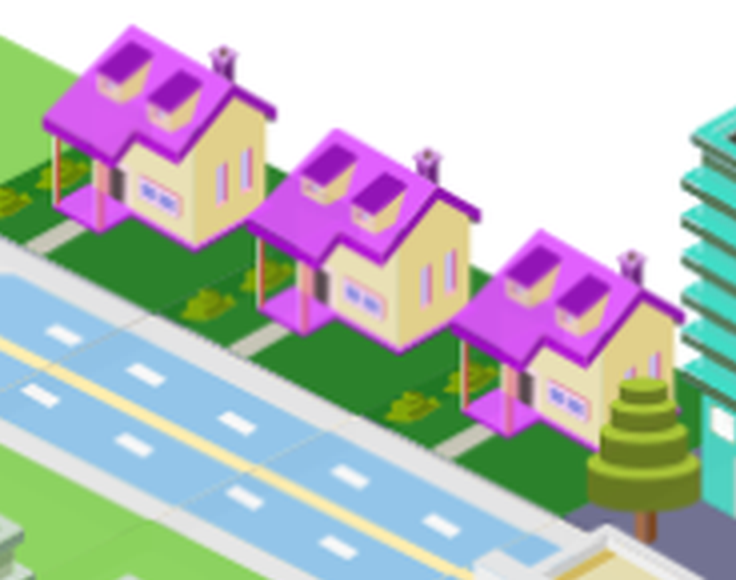
#> input picture runs/city/fractal/east-purple-housing/target.png, 736 x 580 px
$ python compare.py round5-continuity.png
#> lines starting #> are read from the running program, lines starting #| are printed output that depends on the picture; pictures that were not available may be replaced by others from this repository, and a replacement may not be noted
from PIL import Image, ImageDraw
from pathlib import Path
import sys
P=Path(__file__).resolve().parent
r=sys.argv[1]
a=Image.open(P/'target.png').convert('RGB');b=Image.open(P/(r+'.png')).convert('RGB')
#> further down, a is the input picture: PIL image 736x580 RGB; mean R, G, B 183.4, 188.9, 187.9
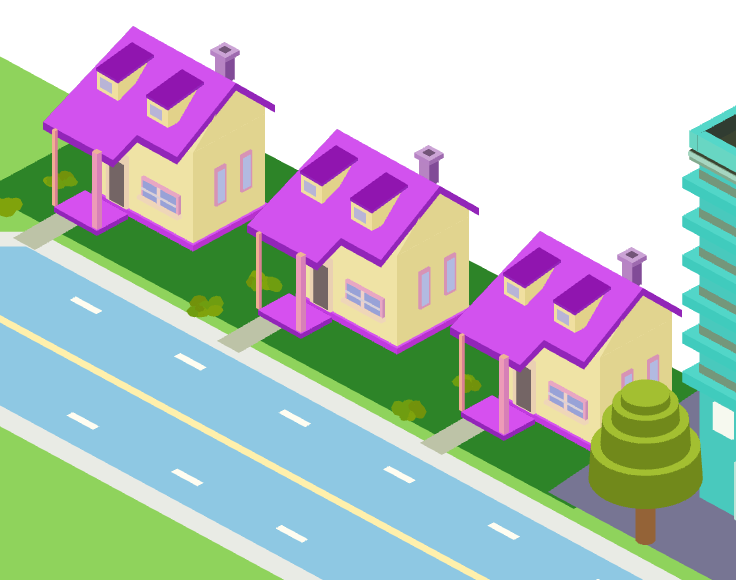
#> input picture runs/city/fractal/east-purple-housing/round5-continuity.png, 736 x 580 px, given in place of round5-continuity.png.png, which was not available
#> further down, b is the input picture: PIL image 736x580 RGB; mean R, G, B 182.2, 193, 189.5
assert a.size==b.size==(736,580)
c=Image.new('RGB',(1472,604),'white');c.paste(a,(0,24));c.paste(b,(736,24));d=ImageDraw.Draw(c);d.text((6,5),'target (4x)',fill='black');d.text((742,5),r+' locked camera (4x)',fill='black');c.save(P/(r+'-compare.png'))
#> after `c = Image.new('RGB', (1472, 604), 'white')`: c: PIL image 1472x604 RGB; every value is 255
#> after `c.paste(a, (0, 24))`:
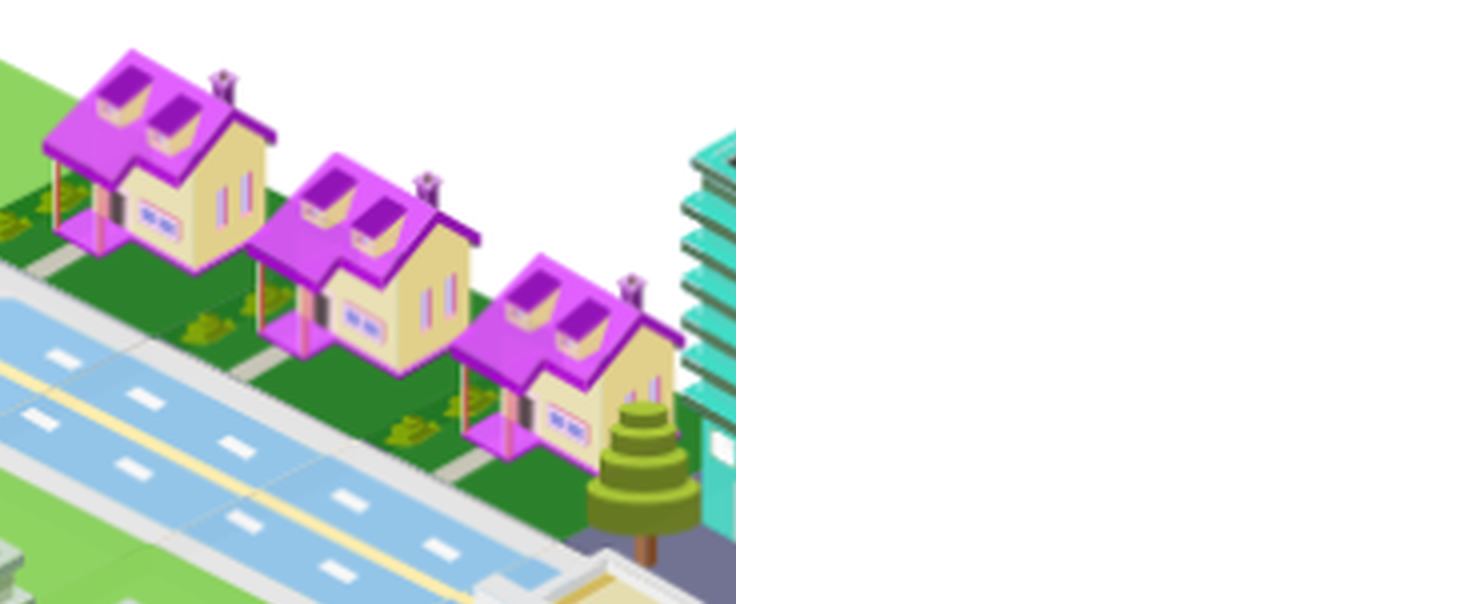
#> c: PIL image 1472x604 RGB; mean R, G, B 220.6, 223.3, 222.8
#> after `c.paste(b, (736, 24))`:
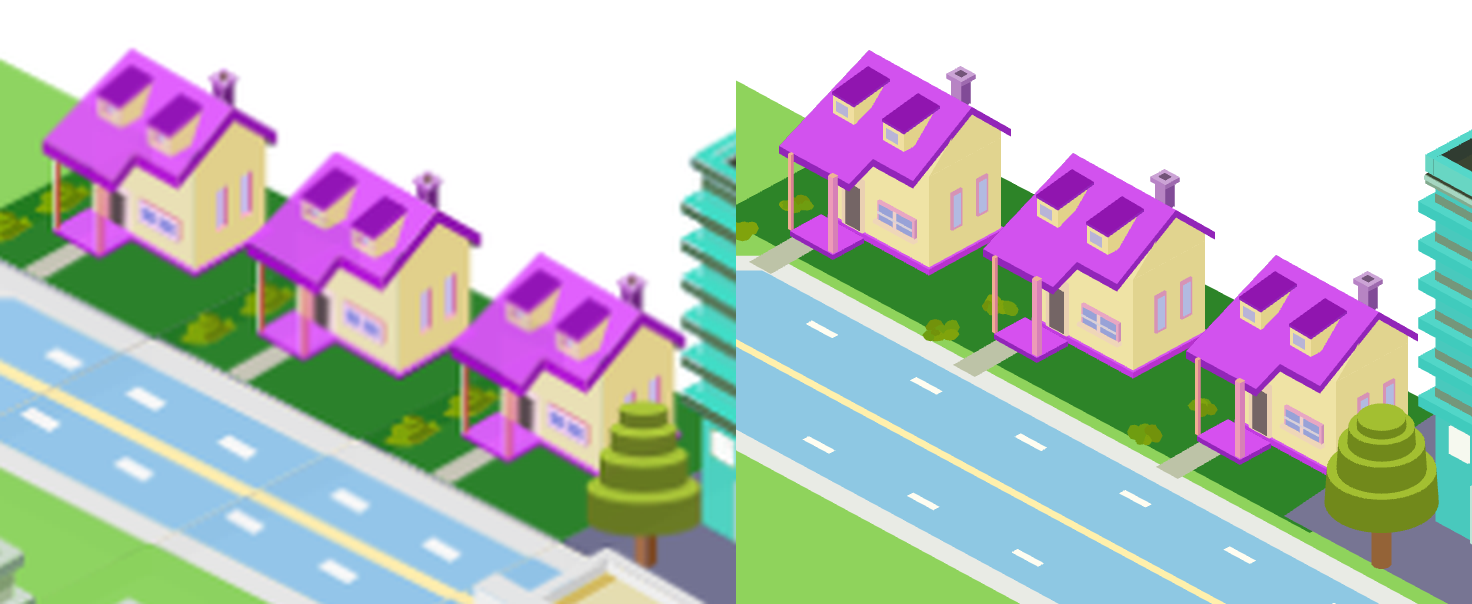
#> c: PIL image 1472x604 RGB; mean R, G, B 185.7, 193.5, 191.3
#> after `c = Image.new('RGB', (1472, 604), 'white')`:
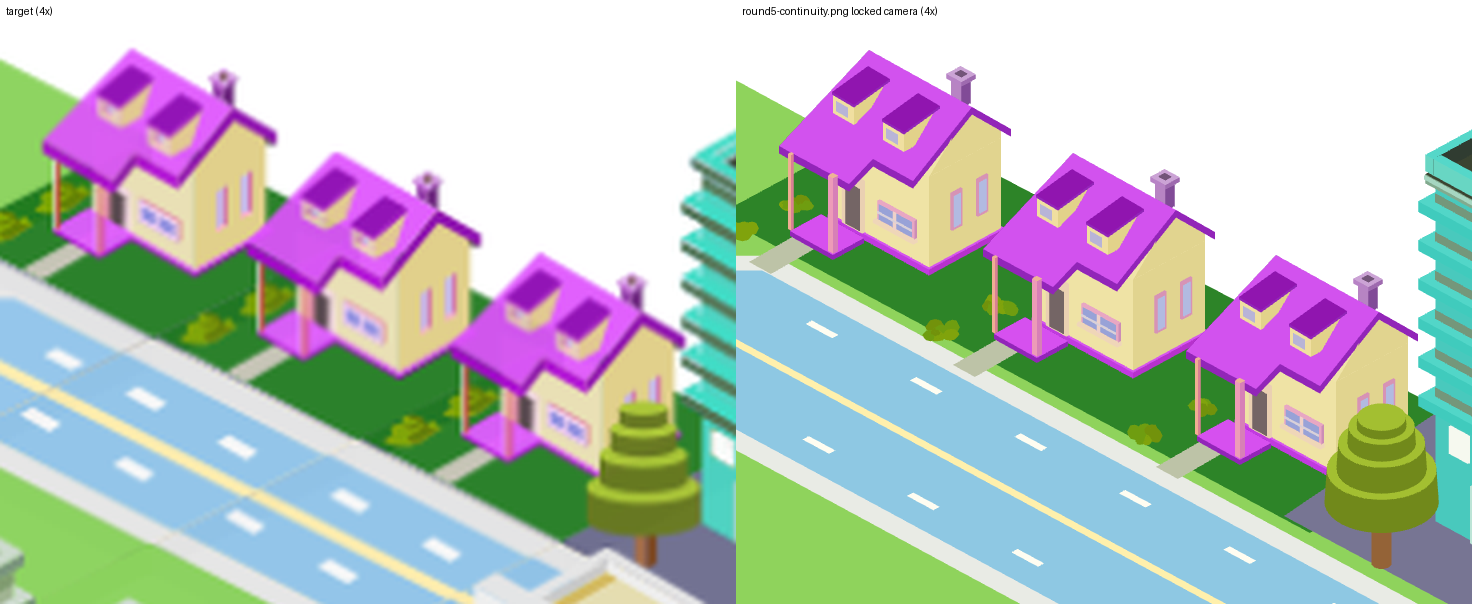
#> saved as round5-continuity.png-compare.png: PIL image 1472x604 RGB; mean R, G, B 185.5, 193.4, 191.2
